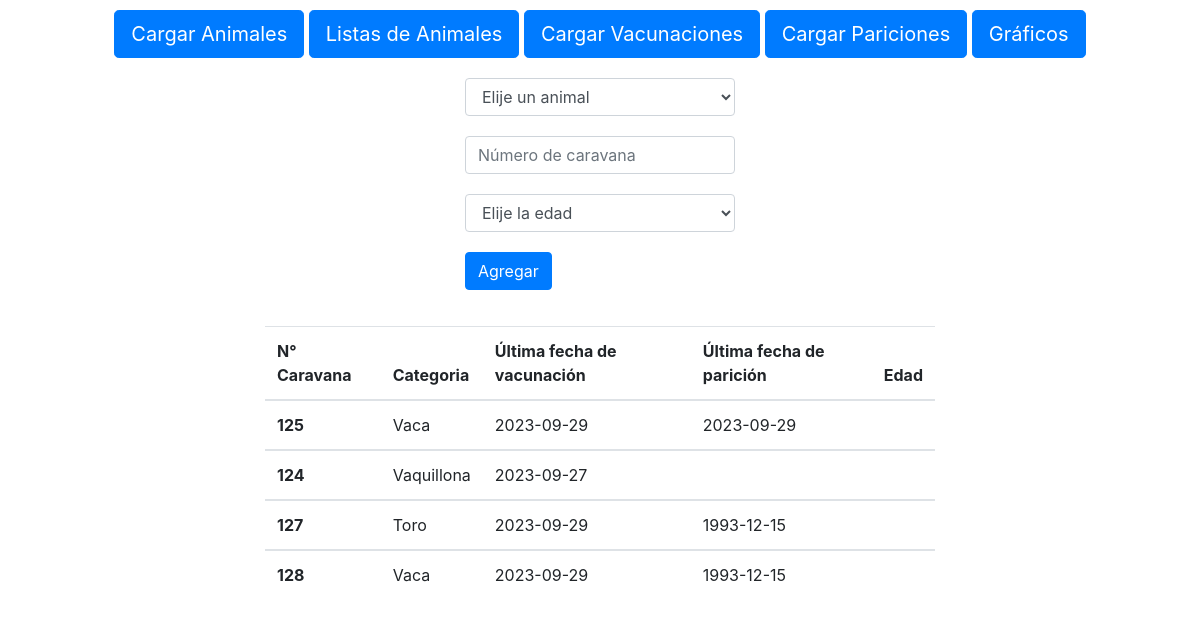
Before: /Cargar_animales/ with the older database file.
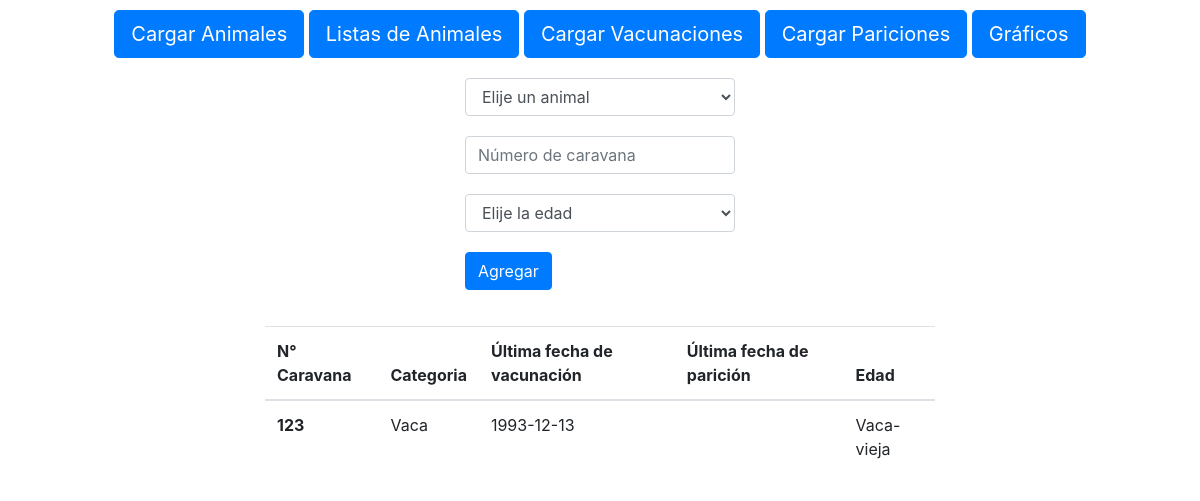
After: the same page with the newer database file.
### manejo/models.py (models this page shows, shortened)
class Animales(models.Model):
  id = models.BigAutoField(primary_key=True)
  name = models.CharField(max_length=100, verbose_name="Animal")
  nro_caravana = models.IntegerField(verbose_name="Número de caravana")
  cant_pariciones = models.IntegerField(verbose_name="Cant paricion", blank=True, null=True)
  edad = models.CharField(max_length=100, verbose_name="Edad",default="")

### manejo/views.py (the view, shortened to what this page needs)
# urls.py: path('Cargar_animales/', views.carga_animal, name="cargar_animales"),
def carga_animal(request):
  animales = list(Animales.objects.values())
  vacunacion = list(Vacunacion.objects.values())
  paricion = list(Paricion.objects.values())
  ultimas_vacunaciones = Vacunacion.objects.values('id_animal_id').annotate(ultima_fecha=Max('date')).values('id_animal_id', 'ultima_fecha')
  ultimas_pariciones = Paricion.objects.values('id_animal_id').annotate(ultima_fecha=Max('date')).values('id_animal_id', 'ultima_fecha')
  if request.method == 'GET':
    return render(request, 'carga_animales.html',{
      'animales':animales,
      'vacunacion': vacunacion,
      'paricion': paricion,
      'ult_vacunacion': ultimas_vacunaciones,
      'ult_paricion': ultimas_pariciones
    })

### manejo/templates/carga_animales.html (shortened to what this page needs)
{% extends "base_template.html" %}
{% block content %}
  <form action="/Cargar_animales/" class="form-group col-3" method="POST">
    <select class="form-control" name="animal" id="animal" style="margin-bottom: 20px;">
      <option selected>Elije un animal</option>
    </select>
    <input type="number" min="1" pattern="^[0-9]+"
      class="form-control" name="caravana" id="caravana" aria-describedby="helpId" placeholder="Número de caravana" style="margin-bottom: 20px;">
    <select class="form-control" name="edad" id="edad" style="margin-bottom: 20px;">
      <option selected>Elije la edad</option>
    </select>
    <input name="" id="" class="btn btn-primary" type="submit" value="Agregar" style="margin-bottom: 20px;">
  </form>
  <div class="tabla col-7">
    <table class="table">
      <thead>
        <tr>
          <th scope="col">N° Caravana</th>
          <th scope="col">Categoria</th>
          <th scope="col">Última fecha de vacunación</th>
          <th scope="col">Última fecha de parición</th>
          <th scope="col">Edad</th>
        </tr>
      </thead>
      {% for animal in animales %}
      <tbody>
        <tr>
          <th scope="row">{{animal.nro_caravana}}</th>
          <td>{{animal.name}}</td>
          <td>
            {% for vacuna in ult_vacunacion %}
              {% if vacuna.id_animal_id == animal.id %}
              {{vacuna.ultima_fecha|date:"Y-m-d"}}
              {% endif %}
            {% endfor %}
          </td>
          <td>
            {% for pario in ult_paricion %}
              {% if pario.id_animal_id == animal.id %}
              {{pario.ultima_fecha|date:"Y-m-d"}}
              {% endif %}
            {% endfor %}
          </td>
          <td>{{animal.edad}}</td>
        </tr>
      </tbody>
      {% endfor %}
    </table>
  </div>
{% endblock %}

### manejo/templates/base_template.html (shortened to what this page needs)
{% load static %}
<!DOCTYPE html>
<html lang="en">
<head>
  <link rel="stylesheet" type="text/css" href="{% static 'css/styles.css' %}" />
  <link rel="stylesheet" href="https://cdn.jsdelivr.net/npm/bootstrap@4.0.0/dist/css/bootstrap.min.css">
</head>
<body>
  <div class="content">
    <div class="botonera">
      <a class="btn btn-primary btn-lg" href="{% url 'cargar_animales' %}">Cargar Animales</a>
      <a class="btn btn-primary btn-lg" href="{% url 'lista_animales' %}">Listas de Animales</a>
      <a class="btn btn-primary btn-lg" href="{% url 'carga_vacunas' %}">Cargar Vacunaciones</a>
      <a class="btn btn-primary btn-lg" href="{% url 'carga_pariciones' %}">Cargar Pariciones</a>
      <a class="btn btn-primary btn-lg" href="">Gráficos</a>
    </div>
    {% block content %}{% endblock %}
  </div>
</body>
</html>

### manejo/static/css/styles.css (style rules this page uses)
* { margin: 0; padding: 0; box-sizing: border-box; }
.content { display: flex; align-items: center; justify-content: center; flex-direction: column; margin-top: 10px; }
a { margin-bottom: 20px; }

Changed rows visible on the page:
removed Animales: nro_caravana "125", name "Vaca", ultima_fecha "2023-09-29", ultima_fecha "2023-09-29"
removed Animales: nro_caravana "124", name "Vaquillona", ultima_fecha "2023-09-27"
removed Animales: nro_caravana "127", name "Toro", ultima_fecha "2023-09-29", ultima_fecha "1993-12-15"
removed Animales: nro_caravana "128", name "Vaca", ultima_fecha "2023-09-29", ultima_fecha "1993-12-15"
added Animales: nro_caravana "123", name "Vaca", ultima_fecha "1993-12-13", edad "Vaca-vieja"
